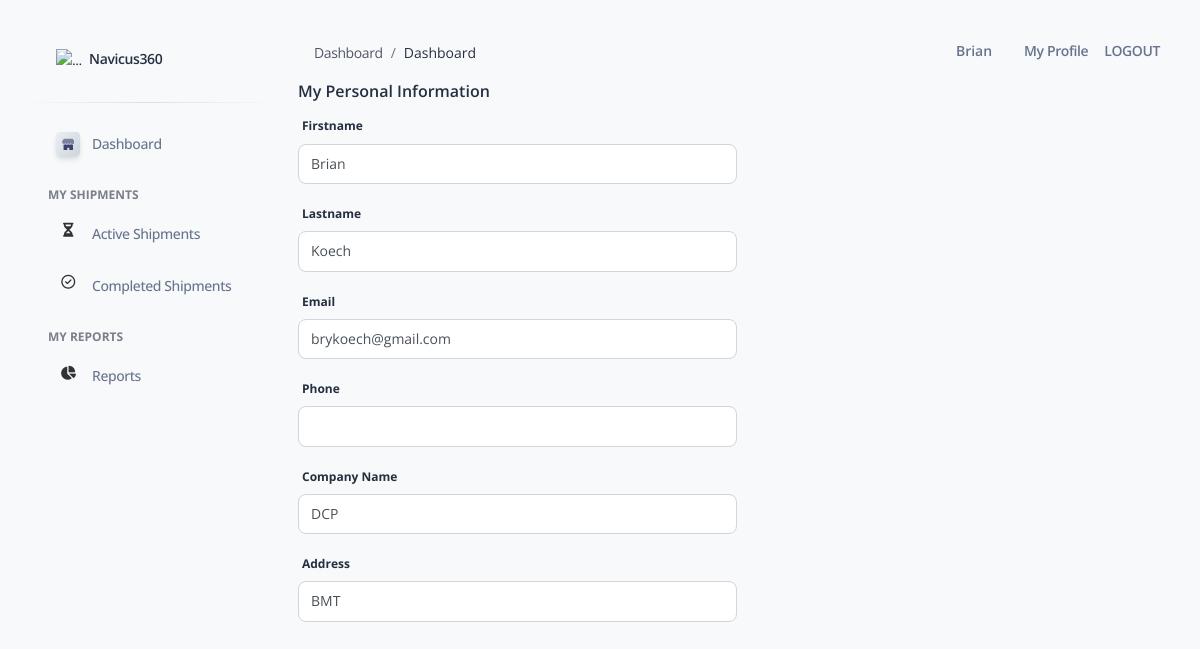
The app's page /profile/ (signed in) with its own data.
### accounts/models.py (models this page shows, shortened)
class Account(AbstractBaseUser, PermissionsMixin):
	email = models.EmailField(_('Email address'), unique=True)
	firstname = models.CharField(max_length=200)
	lastname = models.CharField(max_length=200)
	company = models.CharField(max_length=1000)
	address = models.CharField(max_length=200,blank=True)
	start_date = models.DateField(default=timezone.now)
	is_staff = models.BooleanField(default=False)
	is_active = models.BooleanField(default=False)
	objects = CustomAccountManager()
	USERNAME_FIELD = 'email'
	REQUIRED_FIELDS = ['firstname', 'lastname',]

### oglshipments/views.py (the view)
# urls.py: path("profile/",profileView),
def profileView(request):
    baseurl = request.get_full_path()
    return render(request,"profile.html",{"baseurl":baseurl})

### templates/profile.html (shortened to what this page needs)
{% extends "base.html" %}
{% load static %}
{% load crispy_forms_tags %}
{% block content %}
<div class="container">
 <form>
  <h6>My Personal Information</h6>
 <div class="row">
     <div class="col-sm-12">
   <div class="form-group">
     <label>Firstname</label>
     <input type="text" class="form-control" value="{{ user.firstname }}" readonly/>
   </div>
  </div>
  <div class="col-sm-12">
    <div class="form-group">
      <label>Lastname</label>
      <input type="text" class="form-control" value="{{ user.lastname }}" readonly/>
    </div>
   </div>
   </div>
   <div class="row">
     <div class="col-sm-12">
   <div class="form-group">
     <label>Email</label>
     <input type="text" class="form-control" value="{{ user.email }}" readonly/>
   </div>
  </div>
  <div class="col-sm-12">
    <div class="form-group">
      <label>Phone</label>
      <input type="text" class="form-control" value="{{ user.mobile }}" readonly/>
    </div>
   </div>
   </div>
   <div class="row">
    <div class="col-sm-12">
  <div class="form-group">
    <label>Company Name</label>
    <input type="text" class="form-control" value="{{ user.company }}" readonly/>
  </div>
 </div>
 <div class="col-sm-12">
   <div class="form-group">
     <label>Address</label>
     <input type="text" class="form-control" value="{{ user.address }}" readonly/>
   </div>
  </div>
  </div>
 </form>
</div>
{%  endblock content %}

### templates/includes/navigation.html (shortened to what this page needs)
  <nav class="navbar navbar-main navbar-expand-lg px-0 mx-4 shadow-none border-radius-xl" id="navbarBlur" navbar-scroll="true">
    <div class="container-fluid px-3">
        <nav aria-label="breadcrumb">
          <ol class="breadcrumb bg-transparent mb-0 pb-1 px-0 me-sm-6 me-12">
            <li class="breadcrumb-item"><a class="opacity-8 text-dark" href="javascript:;">Dashboard</a></li>
            <li class="breadcrumb-item text-dark active" aria-current="page">
              Dashboard
            </li>
          </ol>
        </nav>
        <div class="ms-md-auto ps-md-3 d-flex align-items-center">
          <div class="border-radius-lg d-flex">
            <span class="nav-link text-body font-weight-bold"> {{request.user.firstname}}</span>
          </div>
          <div class="border-radius-lg d-flex">
            <a class="nav-link text-body font-weight-bold" href="/profile/">My Profile</a>
          </div>
          <li class="nav-item d-flex align-items-center">
            <a href="{% url 'logout' %}"
               class="nav-link text-body text-uppercase font-weight-bold px-0">
              Logout
            </a>
          </li>
        </div>
    </div>
  </nav>

### templates/profile.html (style rules this page uses)
.form-control:disabled, .form-control[readonly] { background-color: white; }
.form-control { max-width:50%; }

### records on screen
Account: user.firstname "Brian", firstname "Brian", lastname "Koech", email "brykoech@gmail.com", company "DCP", address "BMT"
